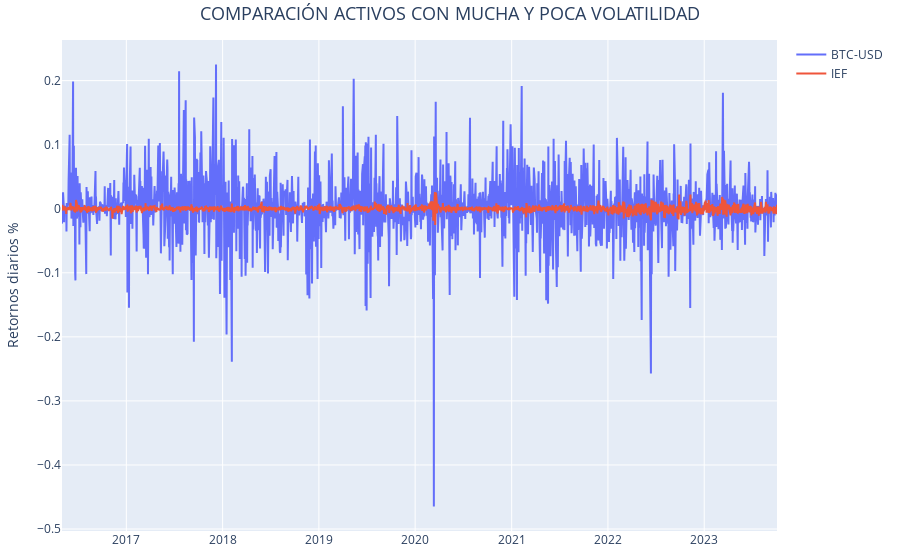

This figure's notebook cell:
### Markdown cell above
Vamos a comparar los retornos de dos activos. Concretamente `Bitcoin` (BTC-USD) frente a los `Bonos US` (IEF).

### Code cell
# Crear un gráfico de líneas con Plotly
fig = go.Figure()

fig.add_trace(go.Scatter(x=ret_close_df.loc['2016-05-01':,  :].index, 
                         y=ret_close_df.loc['2016-05-01':,  :]['BTC-USD'], 
                         mode='lines',
                         name='BTC-USD'))

fig.add_trace(go.Scatter(x=ret_close_df.loc['2016-05-01':,  :].index, 
                         y=ret_close_df.loc['2016-05-01':,  :]['IEF'], 
                         mode='lines',
                         name='IEF')) #iShares 7-10 Year Treasury Bond ETF

# Añadir títulos
fig.update_layout(
    title="COMPARACIÓN ACTIVOS CON MUCHA Y POCA VOLATILIDAD",
    title_font=dict(size=18),  # Ajusta el tamaño del título
    title_x=0.5,  # Centra el título
    yaxis_title="Retornos diarios %",
    margin=dict(l=20, r=20, b=20, t=40),  # Ajusta los márgenes para hacer los bordes más pequeños
)

### Figure 1 — Plotly figure (JSON) as saved in the notebook; plotly's stock layout.template omitted (floating-point values rounded to 4 significant figures; data arrays with more than 128 entries replaced by an {"elided": "..."} marker saying what was removed)
{"data": [{"mode": "lines", "name": "BTC-USD", "type": "scatter", "x": {"elided": "1853 str values"}, "y": {"elided": "1853 float values"}}, {"mode": "lines", "name": "IEF", "type": "scatter", "x": {"elided": "1853 str values"}, "y": {"elided": "1853 float values"}}], "layout": {"margin": {"b": 20, "l": 20, "r": 20, "t": 40}, "title": {"font": {"size": 18}, "text": "COMPARACIÓN ACTIVOS CON MUCHA Y POCA VOLATILIDAD", "x": 0.5}, "yaxis": {"title": {"text": "Retornos diarios %"}}}}
